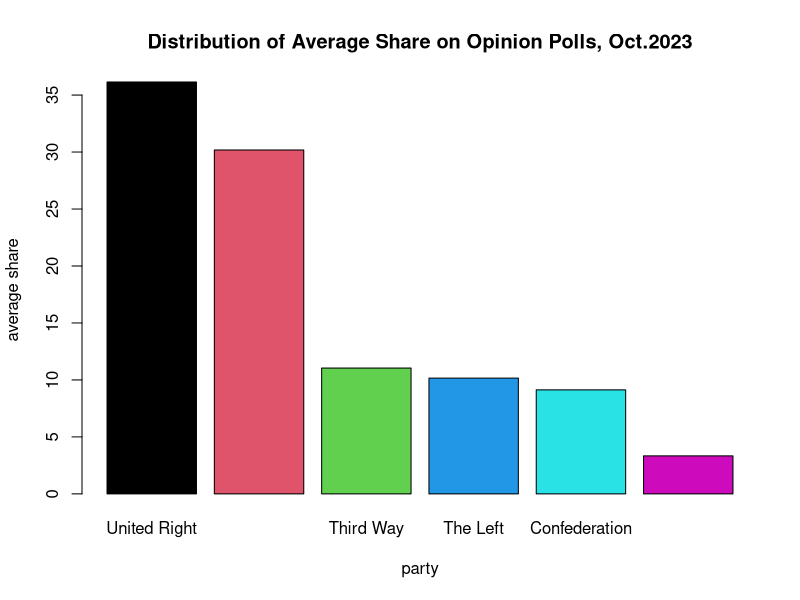

Reproduce this figure in R.
## ---- chunk 1
knitr::opts_chunk$set(tidy = TRUE, tidy.opts = list(width.cutoff = 55), error = TRUE)
## ---- chunk 2
polls_poland_df = read.csv('polls_poland.csv')
## ---- chunk 3
polls_poland_df$Fieldwork.End = as.Date(polls_poland_df$Fieldwork.End, format = '%Y-%m-%d')
polls_poland_df = polls_poland_df[(polls_poland_df$Fieldwork.End >= '2023-10-01') & (polls_poland_df$Fieldwork.End <= '2023-10-31'), c("Polling.Firm", "Fieldwork.End", "Sample.Size", "ZP", "KO", "TD", "Lewica", "Konfederacja")]
polls_poland_df
nrow(polls_poland_df)
## ---- chunk 4
mean_df = as.data.frame(apply(polls_poland_df[, 4:8], 2, mean, na.rm = T))
colnames(mean_df) = c('Ave_Share')
mean_df
## ---- chunk 5
mean_df['Other parties', 'Ave_Share'] = 100 - sum(mean_df$Ave_Share)
mean_df$Name = c('United Right', 'Civic Platform', 'Third Way', 'The Left', 'Confederation', 'Other parties')
mean_df = mean_df[order(mean_df$Ave_Share, decreasing = T), ]
barplot(height = mean_df$Ave_Share, names.arg = mean_df$Name, col = 1:6, main = 'Distribution of Average Share on Opinion Polls, Oct.2023', xlab = 'party', ylab = 'average share')
## ---- chunk 6
act_share = c(35.4, 30.7, 14.4, 8.6, 7.2)
mean_df$Act_Share = c(act_share, 100-sum(act_share))
mean_df$compare = (mean_df$Act_Share > mean_df$Ave_Share) * 1
mean_df
## ---- chunk 7
x_seq = c(10.4, -8.74, 3.58, -1.98)
y = sum(x_seq)
k = length(x_seq)
while (y <= 172000) {
  k = k+1
  x_seq[k] = (3*x_seq[k-1] - 5*x_seq[k-3])/4
  y = sum(x_seq)
}
length(x_seq)
## ---- chunk 8
k
y
## ---- chunk 9
f_X = function(x, p, alpha){
  (-1/log(p))*(alpha*(1-p)*exp(-alpha*x))/(1-(1-p)*exp(-alpha*x))
}
f_X(x = 2, p = 0.7, alpha = 1)
## ---- chunk 10
log_lik = function(x_v, p, alpha){
  if (any(x_v < 0)) {
    stop("There is negative value in x!!!")
  }
  if ((p <= 0) | (p >= 1) | (alpha <= 0)){
    stop("Argument p or alpha is invalid!!!")
  }
  n = length(x_v)
  result = n * log(-alpha*(1-p)/log(p)) - sum(log(exp(alpha*x_v)+p-1))
  return(result)
}
## ---- chunk 11
sample_v = c(0.1, 0.2, 0.4, 1.3, 0.1, 1.2, 1.6, 0.5, 0.4, 0.1, 0.1, 0.1)
## ---- chunk 12
neg_log_lik = function(para, x_v){
  p = para[1]
  alpha = para[2]
  return(-1*log_lik(x_v, p, alpha))
}
mle = optim(c(0.1, 1), neg_log_lik, method = 'L-BFGS-B', lower = c(1e-5, 1e-5), upper = c(1-1e-5, Inf), x_v = sample_v)
c(p_hat = pnorm(mle$par[1]), alpha_hat = exp(mle$par[2]), loglikelihood = -1*mle$value)
## ---- chunk 13
neg_log_lik1 = function(para, x_v){
  p = pnorm(para[1])
  alpha = exp(para[2])
  return(-1*log_lik(x_v, p, alpha))
}
mle1 = optim(c(0.1, 1), neg_log_lik1, x_v = sample_v)
c(p_hat = pnorm(mle1$par[1]), alpha_hat = exp(mle1$par[2]), loglikelihood = -1*mle1$value)
## ---- chunk 14
list(mle_const = c(p_hat = pnorm(mle$par[1]), alpha_hat = exp(mle$par[2]), loglikelihood = -1*mle$value), mle_repara = c(p_hat = pnorm(mle1$par[1]), alpha_hat = exp(mle1$par[2]), loglikelihood = -1*mle1$value))
